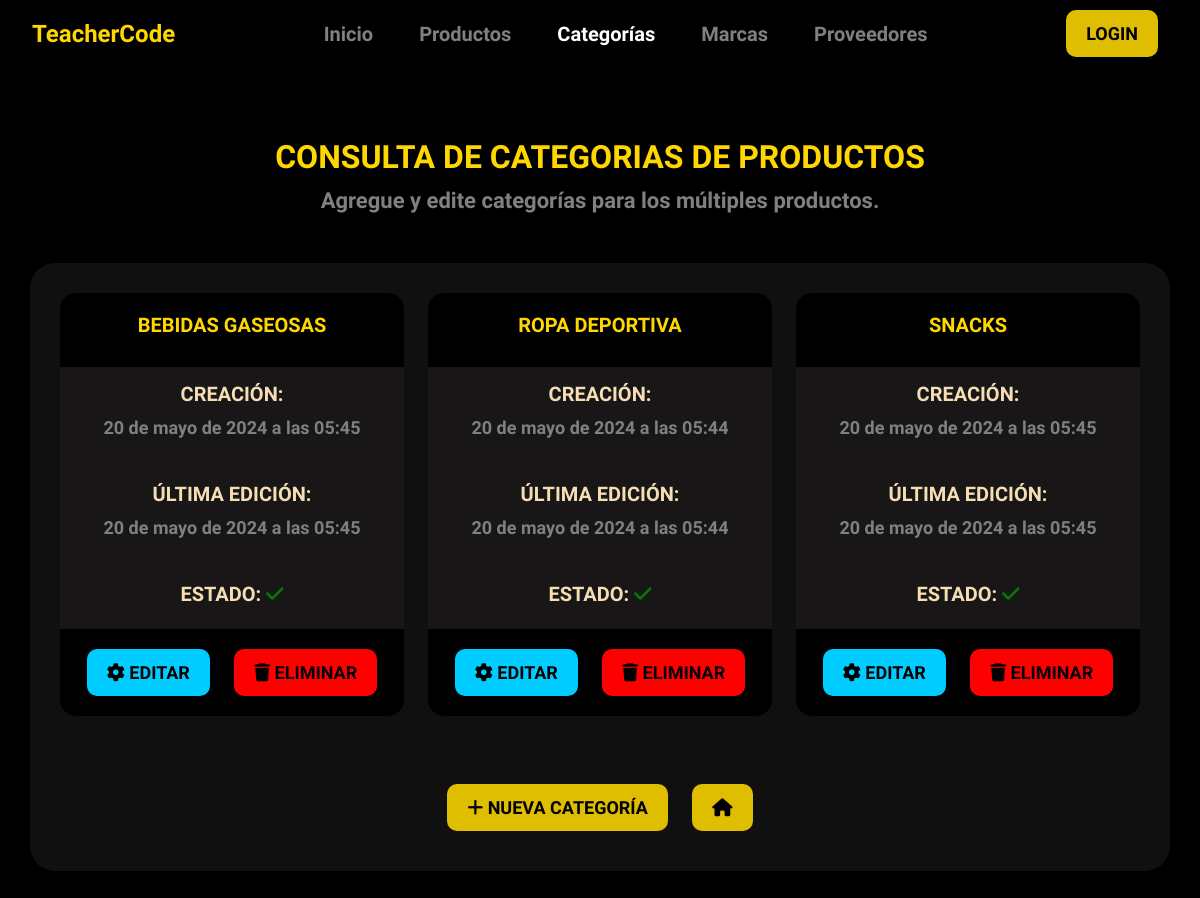
The page /category_list/ on the database as committed earlier.
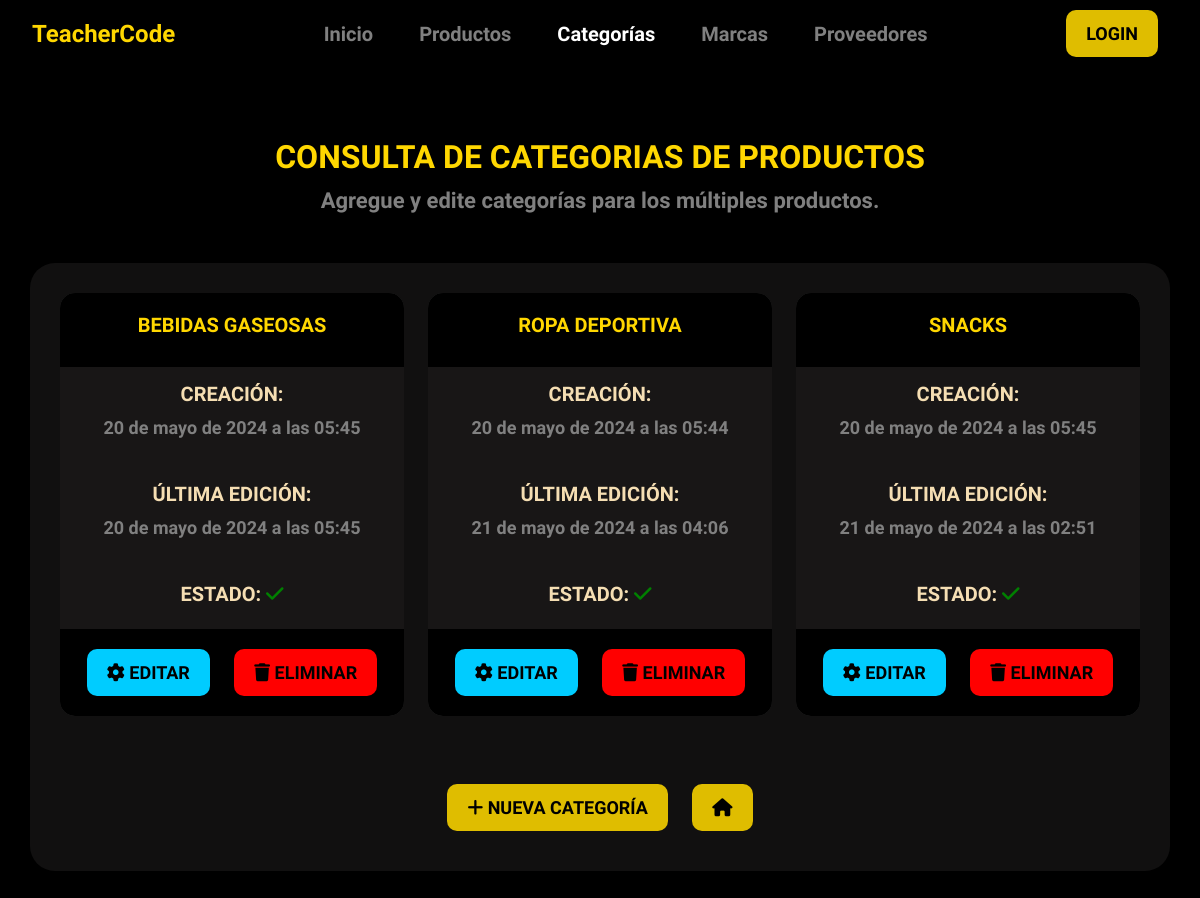
The same page on the database as committed later.
### core/models.py (models this page shows, shortened)
class Category(models.Model):
    description = models.CharField('Categoría', max_length=100)
    user = models.ForeignKey(User, on_delete=models.CASCADE)
    created = models.DateTimeField(auto_now_add=True)
    updated = models.DateTimeField(auto_now=True)
    state = models.BooleanField('Estado', default=True)
    class Meta:
        verbose_name = 'Categoria'
        verbose_name_plural = 'Categorias'
        ordering = ['description']
        indexes = [models.Index(fields=['description'])]

### core/views.py (the view)
# urls.py: path('category_list/', views.category_List,name='category_list'),
def category_List(request):
    data = {"title1": "Categorias", "title2": "Consulta De Categorias De Productos"}
    categories = Category.objects.all()
    data["categories"] = categories
    return render(request, "core/categories/list.html", data)

### templates/core/categories/list.html (shortened to what this page needs)
{% extends 'base.html' %}
{% block content %}
<section id="home-modulos" class="mt-4 d-flex justify-content-center align-items-center">
    <div class="container text-center">
        <div class="row">
            <div class="col-lg-12">
                <div class="module-head">
                    <h2 class="title text-center">{{ title2 }}</h2>
                    <p>Agregue y edite categorías para los múltiples productos.</p>
                </div>
            </div>
            <div class="module-cards">
                <div class="row">
                    {% for item in categories %}
                    <div class="col-md-4 mb-4">
                        <div class="card card-custom">
                            <div class="card-header">
                                <h2 class="card-title">{{ item.description }}</h2>
                            </div>
                            <div class="card-body">
                                <h3>Creación: </h3><p>{{ item.created }}</p><br>
                                <h3>Última edición: </h3><p>{{ item.updated }}</p><br>
                                <h3>
                                    Estado:
                                    {% if item.state %}
                                    <i class="fa-solid fa-check" style="color: green;"></i>
                                    {% else %}
                                    <i class="fa-solid fa-square-minus" style="color: red;"></i>
                                    {% endif %}
                                </h3>
                            </div>
                            <div class="card-footer">
                                <a href="{% url 'core:category_update' item.id %}" class="btn btn-update"><i class="fa-solid fa-gear"></i> Editar</a>
                                <a class="btn btn-cancel" onclick="confirmDelete({{ item.id }})"><i class="fa-solid fa-trash"></i> Eliminar</a>
                            </div>
                        </div>
                    </div>
                    {% endfor %}
                </div>
                <div class="form-group text-center mt-4">
                    <a class="btn btn-details" href="{% url 'core:category_create' %}"><i class="fa-solid fa-plus"></i> Nueva categoría </a>
                    <a class="btn btn-details" href="{% url 'home' %}"><i class="fa-solid fa-house"></i></a>
                </div>
            </div>
        </div>
    </div>
</section>
{% endblock content %}

Rows that differ between the two databases and show on the page:
changed Category "ROPA DEPORTIVA": updated "20 de mayo de 2024 a las 05:44" → "21 de mayo de 2024 a las 04:06"
changed Category "SNACKS": updated "20 de mayo de 2024 a las 05:45" → "21 de mayo de 2024 a las 02:51"
